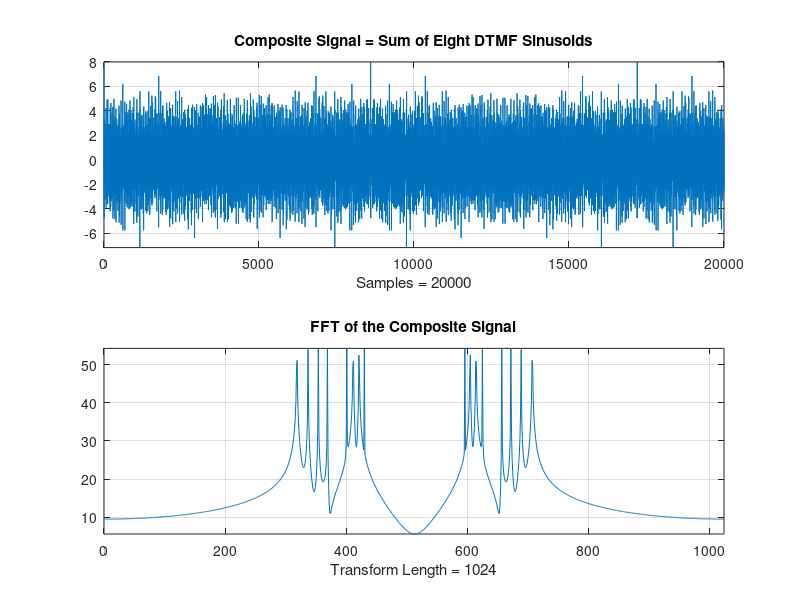

Here is the MATLAB script that generated this plot: (Note: this script raises an error after producing the figure.)
%richard chester proppe
%professor F. J. Harris
%EE556
%projectCompletionDate: 05/08/2017



%%%%%%%%%%%%%%%%%%%%%%%%%   part_a_and_b   %%%%%%%%%%%%%%%%%%%%%%%%%%%%%%%%

clear all;
close all;

%%%%%%%%%%%%%%%%    create kaiser window operators   %%%%%%%%%%%%%%%%%%%%%%

%lowpass halfband window
L = 2048;
Beta = 10;
window = kaiser(L,Beta)';
window = window/(sum(window));

%bandpass window low, high
L2 = 1024;
Beta2 = 10;
window2 = kaiser(L2,Beta2)';
window2 = window2/(sum(window2));

%%%%%%%%%%%%%%%%%%%%%%  create composite signal  %%%%%%%%%%%%%%%%%%%%%%%%%%

%%Dual Tone Multiple Frequencies (DTMF), in Hertz
f_r1 = 697;
f_22 = 770;
f_r3 = 852;
f_r4 = 941;
f_c1 = 1209;
f_c2 = 1336;
f_c3 = 1477;
f_c4 = 1633;

%sampling frequency
fs = 8600;
%number of samples
N = 19999;
%discrete time sampling interval
%start at 0 and go to (8600 - 0.43), counting ever 0.43 frequencies
n_DTMF = 0:N;

%declare discrete time sin functions 
%Dual Tone Multiple Frequencies (DTMF) signals
%keypad rows
r1_DTMF = cos((2*pi*f_r1/fs)*n_DTMF);
r2_DTMF = cos((2*pi*f_22/fs)*n_DTMF);
r3_DTMF = cos((2*pi*f_r3/fs)*n_DTMF);
r4_DTMF = cos((2*pi*f_r4/fs)*n_DTMF);
%keypad columns
c1_DTMF = cos((2*pi*f_c1/fs)*n_DTMF);
c2_DTMF = cos((2*pi*f_c2/fs)*n_DTMF);
c3_DTMF = cos((2*pi*f_c3/fs)*n_DTMF);
c4_DTMF = cos((2*pi*f_c4/fs)*n_DTMF);
%sum of all rows and columns = composite signal
compositeSignal = r1_DTMF + r2_DTMF + r3_DTMF + r4_DTMF + c1_DTMF + ...
    c2_DTMF + c3_DTMF + c4_DTMF;
%plot
figure(1)
subplot(2,1,1)
%plot: composite signal
plot(compositeSignal)
axis([0 length(compositeSignal) min(compositeSignal) max(compositeSignal)])
title('Composite Signal = Sum of Eight DTMF Sinusoids')
xlabel('Samples = 20000')
grid on
%plot
subplot(2,1,2)
compositeSignal_fft = fftshift(20*log10(abs(fft(compositeSignal,1024))));
plot(compositeSignal_fft)
axis([0 length(compositeSignal_fft) min(compositeSignal_fft) ...
    max(compositeSignal_fft)])
title('FFT of the Composite Signal')
xlabel('Transform Length = 1024')
grid on


%%%%%%%%%%%%%%%%%%%%%%%%%%    create filters   %%%%%%%%%%%%%%%%%%%%%%%%%%%%

%%%%%%%%%%%%%%%%%   lowpass halfband filter parameters  %%%%%%%%%%%%%%%%%%%
n_LPHB = 6;
Rp_LPHB = 0.02;
Rs_LPHB = 60;
%filter coefficients, numerator and denmominator
[b, a] = remez(15,[0 1650 2670 4300]/(4300), [1 1 0 0], [20 1]);
%zero vector
zero_vector = zeros(1,400);
zero_vector(1) = 1;
%load filter coefficients and zero vector into array h
h = filter(b,a,zero_vector);
%plot
figure(2)
%frequency response
plot((-0.5:(1/1024):(0.5 - 1/1024))*8600, fftshift(20*log10(abs(fft(h,1024)/20))))
grid on
title('Frequency Response: Remez Lowpass Halfband Filter, fs = 8600Hz')
xlabel('Frequency in Hertz')
ylabel('Magnitude in decibels')
hold on
%stem plot of DTMF signals
x1 = [697,770,852,941,1209,1336,1477,1633];
y1 = [-60,-60,-60,-60,-60,-60,-60,-60];
stem(x1, y1, 'r');
hold off
axis([0 4300 -60 10])
grid on
%plot
figure(3)
%pole zero diagram
zplane(b,a);
title('Pole and Zero Diagram: Remez Lowpass Halfband Filter')
%plot
figure(4)
%time responses
plot(h);
axis([0 60 min(h) max(h)])
xlabel('Time in Seconds');
ylabel('Attenuation in Decibles');
title('Time Response of the Remez Half Band Low Pass Filter')

%%%%%%%%%%%%%%%   bandpass lowband filter paramters   %%%%%%%%%%%%%%%%%%%%%

Rp_BPLB = 0.02;
Rs_BPLB = 50;
%filter coefficients
%calculate filter order
n_BPLB = round((4300/250)*(50/22));
%filter coefficients
[B_BPLB,A_BPLB] = remez(n_BPLB,[0 440 690 950 1200 (2150)]/(2150),...
    [0 0 1 1 0 0], [20 1 20]);
%zero vector
zero_vector_BPLB = zeros(1,400);
zero_vector_BPLB(1) = 1;
%load filter coefficients and zero vector into array h_BLB
h_BPLB = filter(B_BPLB,A_BPLB,zero_vector_BPLB);

%plot
figure(5);
%frequency response
plot((-0.5:1/1024:0.5-(1/1024))*4300,fftshift(20*log10(abs(fft(h_BPLB,1024)/40))));
hold on 
%stem plot of DTMF signals
x1 = [697,770,852,941,1209,1336,1477,1633];
y1 = [-80,-80,-80,-80,-80,-80,-80,-80];
stem(x1, y1, 'r');
hold off
title('Frequency Response: Remez Bandpass Lowband Filter, fs = 4300 Hz')
xlabel('Frequency in Hertz')
ylabel('Magnitude in decibels')
axis([0 4300 -80 10])
grid on
figure(6)
%pole zero diagram bandpass lowband
zplane(B_BPLB,A_BPLB);
title('Pole and Zero Diagram: Remez Bandpass Lowband Filter')
figure(7)
%time response
plot(h_BPLB);
axis([0 100 min(h_BPLB) max(h_BPLB)])
xlabel('Time in Seconds');
ylabel('Attenuation in decibels');
title('Time Response of the Remez Bandpass Lowband Filter')

%%%%%%%%%%%%%%%   bandpass highband filter paramters   %%%%%%%%%%%%%%%%%%%%

n_BPHB = 10;
Rp_BPHB = 0.02;
Rs_BPHB = 50;
%filter order
nB_highR = round((4300/250)*(50/22)); 
%filter coefficients
[B_BPHB,A_BPHB] = remez(nB_highR,[0 950 1200 1640 1890 (2150)]/(2150),...
    [0 0 1 1 0 0], [20 1 20]);
%zero vector
zero_vector_BPHB = zeros(1,400);
zero_vector_BPHB(1) = 1;
%load filter coefficients and zero vector into array h_BLB
h_BPHB = filter(B_BPHB,A_BPHB,zero_vector_BPHB);

%plot
figure(8);
%frequency response
plot((-0.5:1/1024:0.5-(1/1024))*4300,fftshift(20*log10(abs(fft(h_BPHB,1024)/40))));
grid on 
axis([0 4300 -80 10])
title('Frequency Response: Remez Bandpass Highband Filter, fs = 4300Hz')
xlabel('Frequency in Hertz')
ylabel('Magnitude in decibels')
hold on
%stem plot of DTMF signals
x2 = [697,770,852,941,1209,1336,1477,1633];
y2 = [-80,-80,-80,-80,-80,-80,-80,-80];
stem(x2, y2, 'r');
hold off
%plot
figure(9)
%pole zero diagram
zplane(B_BPHB,A_BPHB);
title('Pole and Zero Diagram: Remez Bandpass Highband Filter')
%plot
figure(10)
%time response
plot(h_BPHB);
axis([0 60 min(h_BPHB) max(h_BPHB)])
xlabel('Time in Seconds');
ylabel('Attenuation in decibels');
title('Time Response of the Remez Bandpass Highband Filter')

%%%%%%%%%%%%%%%%    first filtering: lowpass halfband    %%%%%%%%%%%%%%%%%%

%output signal: lowpass halfband
filter_output_LPHB = filter(b,a,compositeSignal);

%%%%%%%%%%%%%%%%%%%%%%%   first downsampling   %%%%%%%%%%%%%%%%%%%%%%%%%%%%

%downsample filter output 1:2
downsampled_output_LPHB = filter_output_LPHB(1:2:20000);
%plot
figure(11)
subplot(2,1,1)
plot(downsampled_output_LPHB)
axis([0 length(downsampled_output_LPHB) min(downsampled_output_LPHB) ...
    max(downsampled_output_LPHB)])
title('Downsampled Output: Remez Lowpass Halfband Filter')
ylabel('Amplitude')
xlabel('Samples = 10000')
hold on
%fft of downsampled output
fft_downsampled_output_LPHB = ...
    fftshift(20*log10(abs(fft(downsampled_output_LPHB(1:2048).*window))));
%plot
subplot(2,1,2)
%windowed fft
plot((-0.5:(1/2048):0.5-(1/2048))*4300, ...
    fftshift(20*log10(abs(fft(downsampled_output_LPHB(1:2048).*window)))))

axis([0 length(fft_downsampled_output_LPHB) ...
    min(fft_downsampled_output_LPHB) max(fft_downsampled_output_LPHB)])
title('Windowed FFT of Downsampled Output: Remez Lowpass Halfband Filter')
xlabel('Transform Length = 1024')
ylabel('Magnitude in decibels')
hold off

%%%%%%%%%%%%%%%   second filtering: bandpass lowband   %%%%%%%%%%%%%%%%%%%% 

%ouput signal bandpass lowband
filter_output_BPLB = filter(B_BPLB,A_BPLB,downsampled_output_LPHB);

%%%%%%%%%%%%%%   second downsampling:bandpass lowband  %%%%%%%%%%%%%%%%%%%%

%downsample filter output 1:4
downsampled_output_BPLB = filter_output_BPLB(1:4:10000);
%plot
figure(12)
subplot(2,1,1)
plot(downsampled_output_BPLB)
axis([0 length(downsampled_output_BPLB) min(downsampled_output_BPLB) ...
    max(downsampled_output_BPLB)])
title('Downsampled Output: Remez Bandpass Lowband Filter')
ylabel('Amplitude')
xlabel('Samples = 2500')
hold on
%plot
subplot(2,1,2)
%windowed fft of downsampled bandpass lowband output
plot((-0.5:(1/1024):0.5-(1/1024))*1075, ...
    fftshift(20*log10(abs(fft(downsampled_output_BPLB(1:1024).*window2)))))
title('Windowed FFT of Downsampled Output: Remez Bandpass Lowband Filter')
xlabel('Transform Length = 1024')
ylabel('Magnitude in decibels')
hold off

%%%%%%%%%%%%%%%   second filtering: bandpass highband   %%%%%%%%%%%%%%%%%%% 

%output signal bandpass highband
filter_output_BPHB = filter(B_BPHB,A_BPHB,downsampled_output_LPHB);


%%%%%%%% %%%%%   second downsampling: bandpass highband   %%%%%%%%%%%%%%%%%

%downsample filter output 1:4
downsampled_output_BPHB = filter_output_BPHB(1:4:10000);
%plot
figure(13)
subplot(2,1,1)
plot(downsampled_output_BPHB)
axis([0 length(downsampled_output_BPHB) min(downsampled_output_BPHB) ...
    max(downsampled_output_BPHB)])
title('Downsampled Output: Remez Bandpass Highband Filter')
ylabel('Amplitude')
xlabel('Samples = 2500')
hold on
%plot
subplot(2,1,2)
%windowed fft of downsampled bandpass lowband output
plot((-0.5:(1/1024):0.5-(1/1024))*1075, ...
    fftshift(20*log10(abs(fft(downsampled_output_BPHB(1:1024).*window2)))))
title('Windowed FFT of Downsampled Output: Remez Bandpass Highband Filter')
xlabel('Transform Length = 1024')
ylabel('Magnitude in decibels')
hold off


%%%%%%%%%%%%%%%%%%%%%%%%      %part_c      %%%%%%%%%%%%%%%%%%%%%%%%%%%%%%%%

%%%%%%%%%%%%%%%%%%%%%   bandpass lowband set   %%%%%%%%%%%%%%%%%%%%%%%%%%%%

%new sampling frequency, 8:1 of fs
fs_partC  = 8600/8;
%filter coefficients
[B_LO_f1,A_LO_f1] = remez(50,[0 100 130 140 170 (fs_partC/2)]/(fs_partC/2),...
    [0 0 1 1 0 0], [20 1 20]);
%zero vector
zero_vector = zeros(1,400);
%set address 1,1 to 1
zero_vector(1) = 1;
%load the filter coefficients and the zero vector into an array, h
h_LO_f1 = filter(B_LO_f1,A_LO_f1,zero_vector);
%plot
figure(14)
subplot(2,1,1)
%frequency response
plot((-0.5:1/1024:0.5-(1/1024))*8600/8,fftshift(20*log10(abs(fft(h_LO_f1,1024)/1075)*350)));
grid on
title('Frequency Response: Remez Bandpass Filter, LOF1, fs = 8600/8 Hz')
xlabel('Frequency in Hertz')
ylabel('Magnitude in decibels')
hold on
%windowed fft of downsampled bandpass lowband output
plot((-0.5:(1/1024):0.5-(1/1024))*1075, ...
    fftshift(20*log10(abs(fft(downsampled_output_BPLB(1:1024).*window2)))))
hold off
%plot
%time response
subplot(2,1,2)
plot(h_LO_f1);
axis([0 60 min(h_LO_f1) max(h_LO_f1)])
xlabel('Time in Seconds');
ylabel('Attenuation in decibels');
title('Impulse Response: Remez Bandpass Filter, LOF1')
grid on

%filter coefficients
[B_LO_f2,A_LO_f2] = remez(39,[0 188 218 228 258 (fs_partC/2)]/(fs_partC/2),...
    [0 0 1 1 0 0], [20 1 20]);
%zero vector
zero_vector = zeros(1,400);
%set address 1,1 to 1
zero_vector(1) = 1;
%load the filter coefficients and the zero vector into an array, h
h_LO_f2 = filter(B_LO_f2,A_LO_f2,zero_vector);
%plot
figure(15)
subplot(2,1,1)
%frequency response
plot((-0.5:1/1024:0.5-(1/1024))*8600/8,fftshift(20*log10(abs(fft(h_LO_f2,1024)/1075)*1000)));
grid on
title('Frequency Response: Remez Bandpass Filter, LOF2, fs = 8600/8 Hz')
xlabel('Frequency in Hertz')
ylabel('Magnitude in decibels')
hold on
%windowed fft of downsampled bandpass lowband output
plot((-0.5:(1/1024):0.5-(1/1024))*1075, ...
    fftshift(20*log10(abs(fft(downsampled_output_BPLB(1:1024).*window2)))))
hold off
%plot
%time response
subplot(2,1,2)
plot(h_LO_f2);
axis([0 60 min(h_LO_f2) max(h_LO_f2)])
xlabel('Time in Seconds');
ylabel('Attenuation in decibels');
title('Impulse Response: Remez Bandpass Filter, LOF2')
grid on

%filter coefficients
[B_LO_f3,A_LO_f3] = remez(39,[0 269 299 309 339 (fs_partC/2)]/(fs_partC/2),...
    [0 0 1 1 0 0], [20 1 20]);
%zero vector
zero_vector = zeros(1,400);
%set address 1,1 to 1
zero_vector(1) = 1;
%load the filter coefficients and the zero vector into an array, h
h_LO_f3 = filter(B_LO_f3,A_LO_f3,zero_vector);
%plot
figure(16)
subplot(2,1,1)
%frequency response
plot((-0.5:1/1024:0.5-(1/1024))*8600/8,fftshift(20*log10(abs(fft(h_LO_f3,1024)/1075)*1000)));
grid on
title('Frequency Response: Remez Bandpass Filter, LOF3, fs = 8600/8 Hz')
xlabel('Frequency in Hertz')
ylabel('Magnitude in decibels')
hold on
%windowed fft of downsampled bandpass lowband output
plot((-0.5:(1/1024):0.5-(1/1024))*1075, ...
    fftshift(20*log10(abs(fft(downsampled_output_BPLB(1:1024).*window2)))))
hold off 
%plot
%time response
subplot(2,1,2)
plot(h_LO_f3);
axis([0 60 min(h_LO_f3) max(h_LO_f3)])
xlabel('Time in Seconds');
ylabel('Attenuation in decibels');
title('Impulse Response: Remez Bandpass Filter, LOF3')
hold off
grid on

%filter coefficients
[B_LO_f4,A_LO_f4] = remez(39,[0 342 372 382 412 (fs_partC/2)]/(fs_partC/2),...
    [0 0 1 1 0 0], [20 1 20]);
%zero vector
zero_vector = zeros(1,400);
%set address 1,1 to 1
zero_vector(1) = 1;
%load the filter coefficients and the zero vector into an array, h
h_LO_f4 = filter(B_LO_f4,A_LO_f4,zero_vector);
%plot
figure(17)
subplot(2,1,1)
%frequency response
plot((-0.5:1/1024:0.5-(1/1024))*8600/8,fftshift(20*log10(abs(fft(h_LO_f4,1024)/1075)*1000)));
grid on
title('Frequency Response: Remez Bandpass Filter, LOF4, fs = 8600/8 Hz')
xlabel('Frequency in Hertz')
ylabel('Magnitude in decibels')
hold on
%windowed fft of downsampled bandpass lowband output
plot((-0.5:(1/1024):0.5-(1/1024))*1075, ...
    fftshift(20*log10(abs(fft(downsampled_output_BPLB(1:1024).*window2)))))
hold off
%plot
%time response
subplot(2,1,2)
plot(h_LO_f4);
axis([0 60 min(h_LO_f4) max(h_LO_f4)])
xlabel('Time in Seconds');
ylabel('Attenuation in decibels');
title('Impulse Response: Remez Bandpass Filter, LOF4')
hold off
grid on

%%%%%%%%%%%%%%%%%%%%%    bandpass highband set    %%%%%%%%%%%%%%%%%%%%%%%%%

%filter coefficients
[B_HI_f1,A_HI_f1] = remez(39,[0 99 129 139 169 (fs_partC/2)]/(fs_partC/2),...
    [0 0 1 1 0 0], [20 1 20]);
%zero vector
zero_vector = zeros(1,400);
%set address 1,1 to 1
zero_vector(1) = 1;
%load the filter coefficients and the zero vector into an array, h
h_HI_f1 = filter(B_HI_f1,A_HI_f1,zero_vector);
%plot
figure(18)
subplot(2,1,1)
%frequency response
plot((-0.5:1/1024:0.5-(1/1024))*8600/8,fftshift(20*log10(abs(fft(h_HI_f1,1024)/1075)*1000)));
grid on
title('Frequency Response: Remez Bandpass Filter, HIF1, fs = 8600/8 Hz')
xlabel('Frequency in Hertz')
ylabel('Magnitude in decibels')
hold on
%windowed fft of downsampled bandpass lowband output
plot((-0.5:(1/1024):0.5-(1/1024))*1075, ...
    fftshift(20*log10(abs(fft(downsampled_output_BPHB(1:1024).*window2)))))
hold off
%plot
%time response
subplot(2,1,2)
plot(h_HI_f1);
axis([0 60 min(h_HI_f1) max(h_HI_f1)])
xlabel('Time in Seconds');
ylabel('Attenuation in decibels');
title('Impulse Response: Remez Bandpass Filter, HIF1')
hold off
grid on

%filter coefficients
[B_HI_f2,A_HI_f2] = remez(39,[0 226 256 266 296 (fs_partC/2)]/(fs_partC/2),...
    [0 0 1 1 0 0], [20 1 20]);
%zero vector
zero_vector = zeros(1,400);
%set address 1,1 to 1
zero_vector(1) = 1;
%load the filter coefficients and the zero vector into an array, h
h_HI_f2 = filter(B_HI_f2,A_HI_f2,zero_vector);
%plot
figure(19)
subplot(2,1,1)
%frequency response
plot((-0.5:1/1024:0.5-(1/1024))*8600/8,fftshift(20*log10(abs(fft(h_HI_f2,1024)/1075)*1000)));
grid on
title('Frequency Response: Remez Bandpass Filter, HIF2, fs = 8600/8 Hz')
xlabel('Frequency in Hertz')
ylabel('Magnitude in decibels')
hold on
%windowed fft of downsampled bandpass lowband output
plot((-0.5:(1/1024):0.5-(1/1024))*1075, ...
    fftshift(20*log10(abs(fft(downsampled_output_BPHB(1:1024).*window2)))))
hold off
%plot
%time response
subplot(2,1,2)
plot(h_HI_f2);
axis([0 60 min(h_HI_f2) max(h_HI_f2)])
xlabel('Time in Seconds');
ylabel('Attenuation in decibels');
title('Impulse Response: Remez Bandpass Filter, HIF2')
hold off
grid on

%filter coefficients
[B_HI_f3,A_HI_f3] = remez(39,[0 367 397 407 437 (fs_partC/2)]/(fs_partC/2),...
    [0 0 1 1 0 0], [20 1 20]);
%zero vector
zero_vector = zeros(1,400);
%set address 1,1 to 1
zero_vector(1) = 1;
%load the filter coefficients and the zero vector into an array, h
h_HI_f3 = filter(B_HI_f3,A_HI_f3,zero_vector);
%plot
figure(20)
subplot(2,1,1)
%frequency response
plot((-0.5:1/1024:0.5-(1/1024))*8600/8,fftshift(20*log10(abs(fft(h_HI_f3,1024)/1075)*1000)));
grid on
title('Frequency Response: Remez Bandpass Filter, HIF3, fs = 8600/8 Hz')
xlabel('Frequency in Hertz')
ylabel('Magnitude in decibels')
hold on
%windowed fft of downsampled bandpass lowband output
plot((-0.5:(1/1024):0.5-(1/1024))*1075, ...
    fftshift(20*log10(abs(fft(downsampled_output_BPHB(1:1024).*window2)))))
hold off
%plot
%time response
subplot(2,1,2)
plot(h_HI_f3);
axis([0 60 min(h_HI_f3) max(h_HI_f3)])
xlabel('Time in Seconds');
ylabel('Attenuation in decibels');
title('Impulse Response: Remez Bandpass Filter, HIF3')
hold off
grid on

%filter coefficients
[B_HI_f4,A_HI_f4] = remez(40,[0 470 500 (fs_partC/2)]/(fs_partC/2),...
    [0 0 1 1], [20 1]);
%zero vector
zero_vector = zeros(1,400);
%set address 1,1 to 1
zero_vector(1) = 1;
%load the filter coefficients and the zero vector into an array, h
h_HI_f4 = filter(B_HI_f4,A_HI_f4,zero_vector);
%plot
figure(21)
subplot(2,1,1)
%frequency response
plot((-0.5:1/1024:0.5-(1/1024))*8600/8,fftshift(20*log10(abs(fft(h_HI_f4,1024)/1075)*210)));
grid on
title('Frequency Response: Remez Bandpass Filter, HIF4, fs = 8600/8 Hz')
xlabel('Frequency in Hertz')
ylabel('Magnitude in decibels')
hold on
%windowed fft of downsampled bandpass lowband output
plot((-0.5:(1/1024):0.5-(1/1024))*1075, ...
    fftshift(20*log10(abs(fft(downsampled_output_BPHB(1:1024).*window2)))))
hold off
%plot
%time response
subplot(2,1,2)
plot(h_HI_f4);
axis([0 60 min(h_HI_f4) max(h_HI_f4)])
xlabel('Time in Seconds');
ylabel('Attenuation in decibels');
title('Impulse Response: Remez Bandpass Filter, HIF4')
hold off
grid on

%%%%%%%%%%%%%%%%%%%%%%%%   %part_d   %%%%%%%%%%%%%%%%%%%%%%%%%%%%%%%%%%%%%%

%assign keypad array values
keypad_1 = r1_DTMF + c1_DTMF;
keypad_2 = r1_DTMF + c2_DTMF;
keypad_3 = r1_DTMF + c3_DTMF;
keypad_A = r1_DTMF + c4_DTMF;
keypad_4 = r2_DTMF + c1_DTMF;
keypad_5 = r2_DTMF + c2_DTMF;
keypad_6 = r2_DTMF + c3_DTMF;
keypad_B = r2_DTMF + c4_DTMF;
keypad_7 = r3_DTMF + c1_DTMF;
keypad_8 = r3_DTMF + c2_DTMF;
keypad_9 = r3_DTMF + c3_DTMF;
keypad_C = r3_DTMF + c4_DTMF;
keypad_STAR = r4_DTMF + c1_DTMF;
keypad_0 = r4_DTMF + c2_DTMF;
keypad_POUND = r4_DTMF + c3_DTMF;
keypad_D = r4_DTMF + c4_DTMF;

%declare data array: myInitials 
myInitials_signal = zeros(1,120000);

%loop test variable, flag
flag = 0;

%column address variables
k1 = 1:20000;
c1 = 1:20000;
for loop = 1:2
    if loop == 1
        %k>1 && k<=20000
        myInitials_signal(1,k1) = keypad_7(1,c1);
        flag = 1;
    end
end

%column address variables
k2 = 40001:60000;
c2 = 1:20000;
for loop = 1:2
    if loop == 1
        %k>40000 && k<=60000
        myInitials_signal(1,k2) = keypad_2(1,c2);
        flag = 2;
    end 
end

%column address variables
k3 = 80001:100000;
c3 = 1:20000;
for loop = 1:2
    if loop == 1
        %k>80000 && k<=100000
        myInitials_signal(1,k3) = keypad_7(1,c3);
        flag = 3;
    end
end

%plot
figure(22)
subplot(2,1,1)
plot(myInitials_signal)
title('myInitials signal')
ylabel('Magnitude')
ylabel('Samples = 120000')
grid on
%plot
subplot(2,1,2)
fft_myInitials_signal=fftshift(20*log10(abs(fft(myInitials_signal,1024))));
plot(compositeSignal_fft)
axis([0 length(fft_myInitials_signal) min(fft_myInitials_signal) ...
    max(fft_myInitials_signal)])
title('FFT of myInitials  signal')
xlabel('Transform Length = 1024')
grid on

%%%%%%%%%%%%%%%    begin filtering "myInitials_signal"     %%%%%%%%%%%%%%%%

%%%%%%%%%%%%%%%%    first filtering: lowpass halfband    %%%%%%%%%%%%%%%%%%

%output signal: lowpass halfband
filter_output_LPHB2 = filter(b,a,myInitials_signal);

%%%%%%%%%%%%%%%%%%%%%%%   first downsampling   %%%%%%%%%%%%%%%%%%%%%%%%%%%%

%downsample filter output 1:2
downsampled_output_LPHB2 = filter_output_LPHB2(1:2:20000);
%plot
figure(23)
subplot(2,1,1)
plot(downsampled_output_LPHB2)
axis([0 length(downsampled_output_LPHB2) min(downsampled_output_LPHB2) ...
    max(downsampled_output_LPHB2)])
title('Downsampled Output: Lowpass Halfband Filter')
ylabel('Amplitude')
xlabel('Samples = 10000')
hold on
%fft of downsampled output
fft_downsampled_output_LPHB2 = ...
    fftshift(20*log10(abs(fft(downsampled_output_LPHB2(1:2048).*window))));
%plot
subplot(2,1,2)
%windowed fft
plot((-0.5:(1/2048):0.5-(1/2048))*4300, ...
    fftshift(20*log10(abs(fft(downsampled_output_LPHB2(1:2048).*window)))))

axis([0 length(fft_downsampled_output_LPHB2) ...
    min(fft_downsampled_output_LPHB2) max(fft_downsampled_output_LPHB2)])
title('Windowed FFT of Downsampled Output: Lowpass Halfband Filter')
xlabel('Transform Length = 1024')
ylabel('Magnitude in decibels')
hold off

%%%%%%%%%%%%%%%   second filtering: bandpass lowband   %%%%%%%%%%%%%%%%%%%% 

%ouput signal bandpass lowband
filter_output_BPLB2 = filter(B_BPLB,A_BPLB,downsampled_output_LPHB2);

%%%%%%%%%%%%%%   second downsampling:bandpass lowband  %%%%%%%%%%%%%%%%%%%%

%downsample filter output 1:4
downsampled_output_BPLB2 = filter_output_BPLB2(1:4:10000);
%plot
figure(24)
subplot(2,1,1)
plot(downsampled_output_BPLB2)
axis([0 length(downsampled_output_BPLB2) min(downsampled_output_BPLB2) ...
    max(downsampled_output_BPLB2)])
title('Downsampled Output: Bandpass Lowband Filter')
ylabel('Amplitude')
xlabel('Samples = 2500')
hold on
%plot
subplot(2,1,2)
%windowed fft of downsampled bandpass lowband output
plot((-0.5:(1/1024):0.5-(1/1024))*1075,...
    fftshift(20*log10(abs(fft(downsampled_output_BPLB2(1:1024).*window2)))))
title('Windowed FFT of Downsampled Output: Bandpass Lowband Filter')
xlabel('Transform Length = 1024')
ylabel('Magnitude in decibels')
hold off

%%%%%%%%%%%%%%%   second filtering: bandpass highband   %%%%%%%%%%%%%%%%%%% 

%output signal bandpass highband
filter_output_BPHB2 = filter(B_BPHB,A_BPHB,downsampled_output_LPHB2);


%%%%%%%% %%%%%   second downsampling: bandpass highband   %%%%%%%%%%%%%%%%%

%downsample filter output 1:4
downsampled_output_BPHB2 = filter_output_BPHB2(1:4:10000);
%plot
figure(25)
subplot(2,1,1)
plot(downsampled_output_BPHB2)
axis([0 length(downsampled_output_BPHB2) min(downsampled_output_BPHB2) ...
    max(downsampled_output_BPHB2)])
title('Downsampled Output: Bandpass Highband Filter')
ylabel('Amplitude')
xlabel('Samples = 2500')
hold on
%plot
subplot(2,1,2)
%windowed fft of downsampled bandpass lowband output
plot((-0.5:(1/1024):0.5-(1/1024))*1075,...
    fftshift(20*log10(abs(fft(downsampled_output_BPHB2(1:1024).*window2)))))
title('Windowed FFT of Downsampled Output: Bandpass Highband Filter')
xlabel('Transform Length = 1024')
ylabel('Magnitude in decibels')
hold off


%%%%%%%%%%%%%%%%%%%%%   bandpass lowband set   %%%%%%%%%%%%%%%%%%%%%%%%%%%%

%new sampling frequency, 8:1 of fs
fs_partC  = 8600/8;
%filter coefficients
[B_LO_f1,A_LO_f1] = remez(50,[0 100 130 140 170 (fs_partC/2)]/(fs_partC/2),...
    [0 0 1 1 0 0], [20 1 20]);
%zero vector
zero_vector = zeros(1,400);
%set address 1,1 to 1
zero_vector(1) = 1;
%load the filter coefficients and the zero vector into an array, h
h_LO_f1 = filter(B_LO_f1,A_LO_f1,zero_vector);
%plot
figure(26)
subplot(2,1,1)
%frequency response
plot((-0.5:1/1024:0.5-(1/1024))*8600/8,...
    fftshift(20*log10(abs(fft(h_LO_f1,1024)/1075)*350)));
grid on
title('Frequency Response: My Initials, Remez Bandpass Filter, LOF1, fs = 8600/8 Hz')
xlabel('Frequency in Hertz')
ylabel('Magnitude in decibels')
hold on
%windowed fft of downsampled bandpass lowband output
plot((-0.5:(1/1024):0.5-(1/1024))*1075, ...
    fftshift(20*log10(abs(fft(downsampled_output_BPLB(1:1024).*window2)))))
hold off
%plot
%time response
subplot(2,1,2)
plot(h_LO_f1);
axis([0 60 min(h_LO_f1) max(h_LO_f1)])
xlabel('Time in Seconds');
ylabel('Attenuation in decibels');
title('Impulse Response: My Initials, Remez Bandpass Filter, LOF1')
grid on

%filter coefficients
[B_LO_f2,A_LO_f2] = remez(39,[0 188 218 228 258 (fs_partC/2)]/(fs_partC/2),...
    [0 0 1 1 0 0], [20 1 20]);
%zero vector
zero_vector = zeros(1,400);
%set address 1,1 to 1
zero_vector(1) = 1;
%load the filter coefficients and the zero vector into an array, h
h_LO_f2 = filter(B_LO_f2,A_LO_f2,zero_vector);
%plot
figure(27)
subplot(2,1,1)
%frequency response
plot((-0.5:1/1024:0.5-(1/1024))*8600/8,...
    fftshift(20*log10(abs(fft(h_LO_f2,1024)/1075)*1000)));
grid on
title('Frequency Response: My Initials, Remez Bandpass Filter, LOF2, fs = 8600/8 Hz')
xlabel('Frequency in Hertz')
ylabel('Magnitude in decibels')
hold on
%windowed fft of downsampled bandpass lowband output
plot((-0.5:(1/1024):0.5-(1/1024))*1075, ...
    fftshift(20*log10(abs(fft(downsampled_output_BPLB(1:1024).*window2)))))
hold off
%plot
%time response
subplot(2,1,2)
plot(h_LO_f2);
axis([0 60 min(h_LO_f2) max(h_LO_f2)])
xlabel('Time in Seconds');
ylabel('Attenuation in decibels');
title('Impulse Response: My Initials, Remez Bandpass Filter, LOF2')
grid on

%filter coefficients
[B_LO_f3,A_LO_f3] = remez(39,[0 269 299 309 339 (fs_partC/2)]/(fs_partC/2),...
    [0 0 1 1 0 0], [20 1 20]);
%zero vector
zero_vector = zeros(1,400);
%set address 1,1 to 1
zero_vector(1) = 1;
%load the filter coefficients and the zero vector into an array, h
h_LO_f3 = filter(B_LO_f3,A_LO_f3,zero_vector);
%plot
figure(28)
subplot(2,1,1)
%frequency response
plot((-0.5:1/1024:0.5-(1/1024))*8600/8,...
    fftshift(20*log10(abs(fft(h_LO_f3,1024)/1075)*1000)));
grid on
title('Frequency Response: My Initials, Remez Bandpass Filter, LOF3, fs = 8600/8 Hz')
xlabel('Frequency in Hertz')
ylabel('Magnitude in decibels')
hold on
%windowed fft of downsampled bandpass lowband output
plot((-0.5:(1/1024):0.5-(1/1024))*1075, ...
    fftshift(20*log10(abs(fft(downsampled_output_BPLB(1:1024).*window2)))))
hold off 
%plot
%time response
subplot(2,1,2)
plot(h_LO_f3);
axis([0 60 min(h_LO_f3) max(h_LO_f3)])
xlabel('Time in Seconds');
ylabel('Attenuation in decibels');
title('Impulse Response: My Initials, Remez Bandpass Filter, LOF3')
hold off
grid on

%filter coefficients
[B_LO_f4,A_LO_f4] = remez(39,[0 342 372 382 412 (fs_partC/2)]/(fs_partC/2),...
    [0 0 1 1 0 0], [20 1 20]);
%zero vector
zero_vector = zeros(1,400);
%set address 1,1 to 1
zero_vector(1) = 1;
%load the filter coefficients and the zero vector into an array, h
h_LO_f4 = filter(B_LO_f4,A_LO_f4,zero_vector);
%plot
figure(29)
subplot(2,1,1)
%frequency response
plot((-0.5:1/1024:0.5-(1/1024))*8600/8,...
    fftshift(20*log10(abs(fft(h_LO_f4,1024)/1075)*1000)));
grid on
title('Frequency Response: My Initials, Remez Bandpass Filter, LOF4, fs = 8600/8 Hz')
xlabel('Frequency in Hertz')
ylabel('Magnitude in decibels')
hold on
%windowed fft of downsampled bandpass lowband output
plot((-0.5:(1/1024):0.5-(1/1024))*1075, ...
    fftshift(20*log10(abs(fft(downsampled_output_BPLB(1:1024).*window2)))))
hold off
%plot
%time response
subplot(2,1,2)
plot(h_LO_f4);
axis([0 60 min(h_LO_f4) max(h_LO_f4)])
xlabel('Time in Seconds');
ylabel('Attenuation in decibels');
title('Impulse Response: My Initials, Remez Bandpass Filter, LOF4')
hold off
grid on

%%%%%%%%%%%%%%%%%%%%%    bandpass highband set    %%%%%%%%%%%%%%%%%%%%%%%%%

%filter coefficients
[B_HI_f1,A_HI_f1] = remez(39,[0 99 129 139 169 (fs_partC/2)]/(fs_partC/2),...
    [0 0 1 1 0 0], [20 1 20]);
%zero vector
zero_vector = zeros(1,400);
%set address 1,1 to 1
zero_vector(1) = 1;
%load the filter coefficients and the zero vector into an array, h
h_HI_f1 = filter(B_HI_f1,A_HI_f1,zero_vector);
%plot
figure(30)
subplot(2,1,1)
%frequency response
plot((-0.5:1/1024:0.5-(1/1024))*8600/8,...
    fftshift(20*log10(abs(fft(h_HI_f1,1024)/1075)*1000)));
grid on
title('Frequency Response: My Initials, Remez Bandpass Filter, HIF1, fs = 8600/8 Hz')
xlabel('Frequency in Hertz')
ylabel('Magnitude in decibels')
hold on
%windowed fft of downsampled bandpass lowband output
plot((-0.5:(1/1024):0.5-(1/1024))*1075, ...
    fftshift(20*log10(abs(fft(downsampled_output_BPHB(1:1024).*window2)))))
hold off
%plot
%time response
subplot(2,1,2)
plot(h_HI_f1);
axis([0 60 min(h_HI_f1) max(h_HI_f1)])
xlabel('Time in Seconds');
ylabel('Attenuation in decibels');
title('Impulse Response: My Initials, Remez Bandpass Filter, HIF1')
hold off
grid on

%filter coefficients
[B_HI_f2,A_HI_f2] = remez(39,[0 226 256 266 296 (fs_partC/2)]/(fs_partC/2),...
    [0 0 1 1 0 0], [20 1 20]);
%zero vector
zero_vector = zeros(1,400);
%set address 1,1 to 1
zero_vector(1) = 1;
%load the filter coefficients and the zero vector into an array, h
h_HI_f2 = filter(B_HI_f2,A_HI_f2,zero_vector);
%plot
figure(31)
subplot(2,1,1)
%frequency response
plot((-0.5:1/1024:0.5-(1/1024))*8600/8,...
    fftshift(20*log10(abs(fft(h_HI_f2,1024)/1075)*1000)));
grid on
title('Frequency Response: My Initials, Remez Bandpass Filter, HIF2, fs = 8600/8 Hz')
xlabel('Frequency in Hertz')
ylabel('Magnitude in decibels')
hold on
%windowed fft of downsampled bandpass lowband output
plot((-0.5:(1/1024):0.5-(1/1024))*1075, ...
    fftshift(20*log10(abs(fft(downsampled_output_BPHB(1:1024).*window2)))))
hold off
%plot
%time response
subplot(2,1,2)
plot(h_HI_f2);
axis([0 60 min(h_HI_f2) max(h_HI_f2)])
xlabel('Time in Seconds');
ylabel('Attenuation in decibels');
title('Impulse Response: My Initials, Remez Bandpass Filter, HIF2')
hold off
grid on

%filter coefficients
[B_HI_f3,A_HI_f3] = remez(39,[0 367 397 407 437 (fs_partC/2)]/(fs_partC/2),...
    [0 0 1 1 0 0], [20 1 20]);
%zero vector
zero_vector = zeros(1,400);
%set address 1,1 to 1
zero_vector(1) = 1;
%load the filter coefficients and the zero vector into an array, h
h_HI_f3 = filter(B_HI_f3,A_HI_f3,zero_vector);
%plot
figure(32)
subplot(2,1,1)
%frequency response
plot((-0.5:1/1024:0.5-(1/1024))*8600/8,...
    fftshift(20*log10(abs(fft(h_HI_f3,1024)/1075)*1000)));
grid on
title('Frequency Response: My Initials, Remez Bandpass Filter, HIF3, fs = 8600/8 Hz')
xlabel('Frequency in Hertz')
ylabel('Magnitude in decibels')
hold on
%windowed fft of downsampled bandpass lowband output
plot((-0.5:(1/1024):0.5-(1/1024))*1075, ...
    fftshift(20*log10(abs(fft(downsampled_output_BPHB(1:1024).*window2)))))
hold off
%plot
%time response
subplot(2,1,2)
plot(h_HI_f3);
axis([0 60 min(h_HI_f3) max(h_HI_f3)])
xlabel('Time in Seconds');
ylabel('Attenuation in decibels');
title('Impulse Response: My Initials, Remez Bandpass Filter, HIF3')
hold off
grid on

%filter coefficients
[B_HI_f4,A_HI_f4] = remez(40,[0 470 500 (fs_partC/2)]/(fs_partC/2),...
    [0 0 1 1], [20 1]);
%zero vector
zero_vector = zeros(1,400);
%set address 1,1 to 1
zero_vector(1) = 1;
%load the filter coefficients and the zero vector into an array, h
h_HI_f4 = filter(B_HI_f4,A_HI_f4,zero_vector);
%plot
figure(33)
subplot(2,1,1)
%frequency response
plot((-0.5:1/1024:0.5-(1/1024))*8600/8,...
    fftshift(20*log10(abs(fft(h_HI_f4,1024)/1075)*210)));
grid on
title('Frequency Response: My Initials, Remez Bandpass Filter, HIF4, fs = 8600/8 Hz')
xlabel('Frequency in Hertz')
ylabel('Magnitude in decibels')
hold on
%windowed fft of downsampled bandpass lowband output
plot((-0.5:(1/1024):0.5-(1/1024))*1075, ...
    fftshift(20*log10(abs(fft(downsampled_output_BPHB(1:1024).*window2)))))
hold off
%plot
%time response
subplot(2,1,2)
plot(h_HI_f4);
axis([0 60 min(h_HI_f4) max(h_HI_f4)])
xlabel('Time in Seconds');
ylabel('Attenuation in decibels');
title('Impulse Response: My Initials, Remez Bandpass Filter, HIF4')
hold off
grid on
%%%%%%%%%%%%%%%%%%%%%%%%%%%%%  end of EE556  %%%%%%%%%%%%%%%%%%%%%%%%%%%%%%
%thank you

